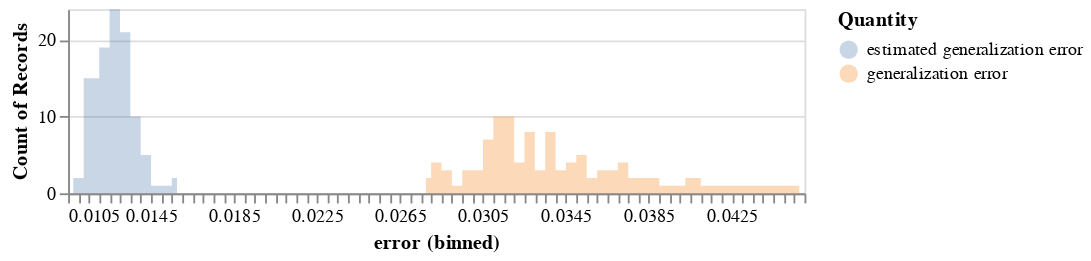

The notebook cell saved with this chart:
### Code cell
import pandas as pd
import altair as alt

source = pd.DataFrame({
    'estimated generalization error':ês,
    'generalization error':es
})

alt.Chart(source, height=100).transform_fold(
    ['estimated generalization error', 'generalization error'],
    as_=['Quantity', 'error']
).mark_area(
    opacity=0.3,
    interpolate='step'
).encode(
    alt.X('error:Q', bin=alt.Bin(maxbins=100)),
    alt.Y('count()', stack=None),
    alt.Color('Quantity:N')
)

### Figure 1 — Vega-Lite specification as saved in the notebook (floating-point values rounded to 4 significant figures)
{"$schema": "https://vega.github.io/schema/vega-lite/v3.4.0.json", "config": {"mark": {"tooltip": null}, "view": {"height": 300, "width": 400}}, "data": {"name": "data-bbfbe2b1203fd603db93125173232463"}, "datasets": {"data-bbfbe2b1203fd603db93125173232463": [{"estimated generalization error": 0.01308, "generalization error": 0.03579}, {"estimated generalization error": 0.01237, "generalization error": 0.03126}, {"estimated generalization error": 0.01427, "generalization error": 0.03034}, {"estimated generalization error": 0.01353, "generalization error": 0.03635}, {"estimated generalization error": 0.01164, "generalization error": 0.03971}, {"estimated generalization error": 0.01326, "generalization error": 0.02889}, {"estimated generalization error": 0.01257, "generalization error": 0.0315}, {"estimated generalization error": 0.01438, "generalization error": 0.02926}, {"estimated generalization error": 0.01176, "generalization error": 0.03162}, {"estimated generalization error": 0.01238, "generalization error": 0.0308}, {"estimated generalization error": 0.01178, "generalization error": 0.03188}, {"estimated generalization error": 0.0134, "generalization error": 0.0338}, {"estimated generalization error": 0.01286, "generalization error": 0.0318}, {"estimated generalization error": 0.0122, "generalization error": 0.03267}, {"estimated generalization error": 0.01271, "generalization error": 0.03648}, {"estimated generalization error": 0.01257, "generalization error": 0.02998}, {"estimated generalization error": 0.0107, "generalization error": 0.03714}, {"estimated generalization error": 0.01271, "generalization error": 0.03061}, {"estimated generalization error": 0.01188, "generalization error": 0.03453}, {"estimated generalization error": 0.01165, "generalization error": 0.03376}, {"estimated generalization error": 0.01275, "generalization error": 0.03102}, {"estimated generalization error": 0.01278, "generalization error": 0.03316}, {"estimated generalization error": 0.01386, "generalization error": 0.02848}, {"estimated generalization error": 0.01248, "generalization error": 0.03174}, {"estimated generalization error": 0.01344, "generalization error": 0.03394}, {"estimated generalization error": 0.01304, "generalization error": 0.03011}, {"estimated generalization error": 0.0128, "generalization error": 0.03386}, {"estimated generalization error": 0.01303, "generalization error": 0.03314}, {"estimated generalization error": 0.01271, "generalization error": 0.03751}, {"estimated generalization error": 0.01253, "generalization error": 0.03276}, {"estimated generalization error": 0.01174, "generalization error": 0.03325}, {"estimated generalization error": 0.01268, "generalization error": 0.03199}, {"estimated generalization error": 0.01175, "generalization error": 0.03055}, {"estimated generalization error": 0.01518, "generalization error": 0.02805}, {"estimated generalization error": 0.0127, "generalization error": 0.03184}, {"estimated generalization error": 0.01155, "generalization error": 0.03225}, {"estimated generalization error": 0.01179, "generalization error": 0.03073}, {"estimated generalization error": 0.01215, "generalization error": 0.03069}, {"estimated generalization error": 0.01254, "generalization error": 0.03861}, {"estimated generalization error": 0.01318, "generalization error": 0.03183}, {"estimated generalization error": 0.01362, "generalization error": 0.02997}, {"estimated generalization error": 0.01323, "generalization error": 0.03538}, {"estimated generalization error": 0.01258, "generalization error": 0.03259}, {"estimated generalization error": 0.012, "generalization error": 0.03503}, {"estimated generalization error": 0.01284, "generalization error": 0.03506}, {"estimated generalization error": 0.01235, "generalization error": 0.03528}, {"estimated generalization error": 0.01204, "generalization error": 0.03358}, {"estimated generalization error": 0.01392, "generalization error": 0.03086}, {"estimated generalization error": 0.01319, "generalization error": 0.03702}, {"estimated generalization error": 0.01315, "generalization error": 0.03074}, {"estimated generalization error": 0.01379, "generalization error": 0.02958}, {"estimated generalization error": 0.012, "generalization error": 0.03103}, {"estimated generalization error": 0.01303, "generalization error": 0.03376}, {"estimated generalization error": 0.01362, "generalization error": 0.03362}, {"estimated generalization error": 0.01316, "generalization error": 0.0277}, {"estimated generalization error": 0.01225, "generalization error": 0.03664}, {"estimated generalization error": 0.0132, "generalization error": 0.03382}, {"estimated generalization error": 0.01398, "generalization error": 0.03518}, {"estimated generalization error": 0.01424, "generalization error": 0.03296}, {"estimated generalization error": 0.01242, "generalization error": 0.03123}, {"estimated generalization error": 0.01297, "generalization error": 0.03493}, {"estimated generalization error": 0.0116, "generalization error": 0.03498}, {"estimated generalization error": 0.01202, "generalization error": 0.02809}, {"estimated generalization error": 0.01421, "generalization error": 0.03111}, {"estimated generalization error": 0.01563, "generalization error": 0.03286}, {"estimated generalization error": 0.01224, "generalization error": 0.03658}, {"estimated generalization error": 0.01304, "generalization error": 0.03179}, {"estimated generalization error": 0.01181, "generalization error": 0.03439}, {"estimated generalization error": 0.01285, "generalization error": 0.03259}, {"estimated generalization error": 0.01269, "generalization error": 0.0285}, {"estimated generalization error": 0.01082, "generalization error": 0.03162}, {"estimated generalization error": 0.01192, "generalization error": 0.03441}, {"estimated generalization error": 0.01366, "generalization error": 0.03913}, {"estimated generalization error": 0.01251, "generalization error": 0.03894}, {"estimated generalization error": 0.01578, "generalization error": 0.03688}, {"estimated generalization error": 0.01353, "generalization error": 0.03434}, {"estimated generalization error": 0.01294, "generalization error": 0.03102}, {"estimated generalization error": 0.01253, "generalization error": 0.02756}, {"estimated generalization error": 0.01214, "generalization error": 0.03643}, {"estimated generalization error": 0.01315, "generalization error": 0.03108}, {"estimated generalization error": 0.01189, "generalization error": 0.03205}, {"estimated generalization error": 0.01217, "generalization error": 0.03591}, {"estimated generalization error": 0.01303, "generalization error": 0.02872}, {"estimated generalization error": 0.01151, "generalization error": 0.03472}, {"estimated generalization error": 0.01387, "generalization error": 0.03159}, {"estimated generalization error": 0.01238, "generalization error": 0.03109}, {"estimated generalization error": 0.01445, "generalization error": 0.04077}, {"estimated generalization error": 0.01235, "generalization error": 0.0322}, {"estimated generalization error": 0.01153, "generalization error": 0.04115}, {"estimated generalization error": 0.01289, "generalization error": 0.02889}, {"estimated generalization error": 0.01319, "generalization error": 0.03297}, {"estimated generalization error": 0.01319, "generalization error": 0.03295}, {"estimated generalization error": 0.01304, "generalization error": 0.03217}, {"estimated generalization error": 0.01458, "generalization error": 0.03726}, {"estimated generalization error": 0.01327, "generalization error": 0.03004}, {"estimated generalization error": 0.01288, "generalization error": 0.04092}, {"estimated generalization error": 0.01211, "generalization error": 0.03786}, {"estimated generalization error": 0.01293, "generalization error": 0.03148}, {"estimated generalization error": 0.01343, "generalization error": 0.03738}, {"estimated generalization error": 0.01246, "generalization error": 0.04583}]}, "encoding": {"color": {"field": "Quantity", "type": "nominal"}, "x": {"bin": {"maxbins": 100}, "field": "error", "type": "quantitative"}, "y": {"aggregate": "count", "stack": null, "type": "quantitative"}}, "height": 100, "mark": {"interpolate": "step", "opacity": 0.3, "type": "area"}, "transform": [{"as": ["Quantity", "error"], "fold": ["estimated generalization error", "generalization error"]}]}
